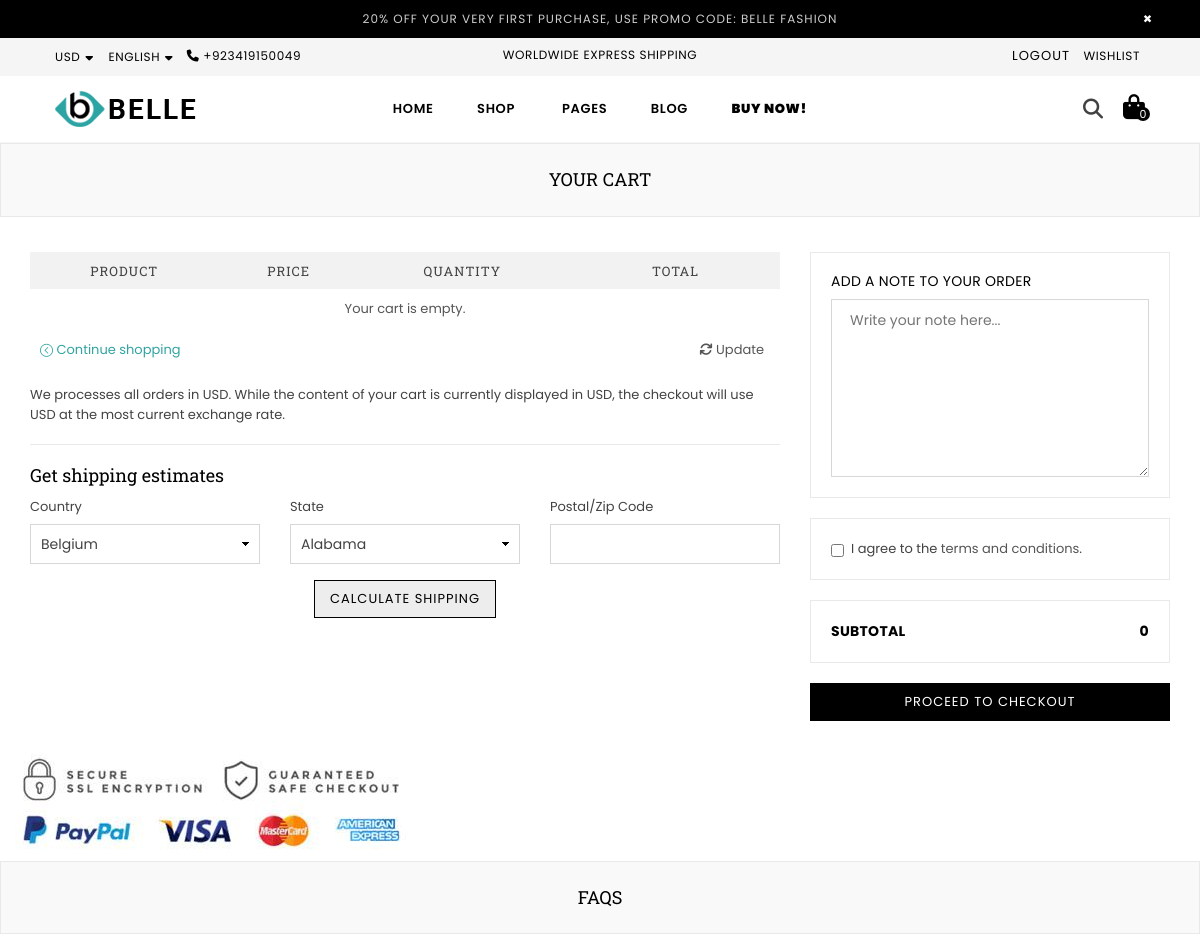
Before: /cart (signed in, upper part) with the older database file.
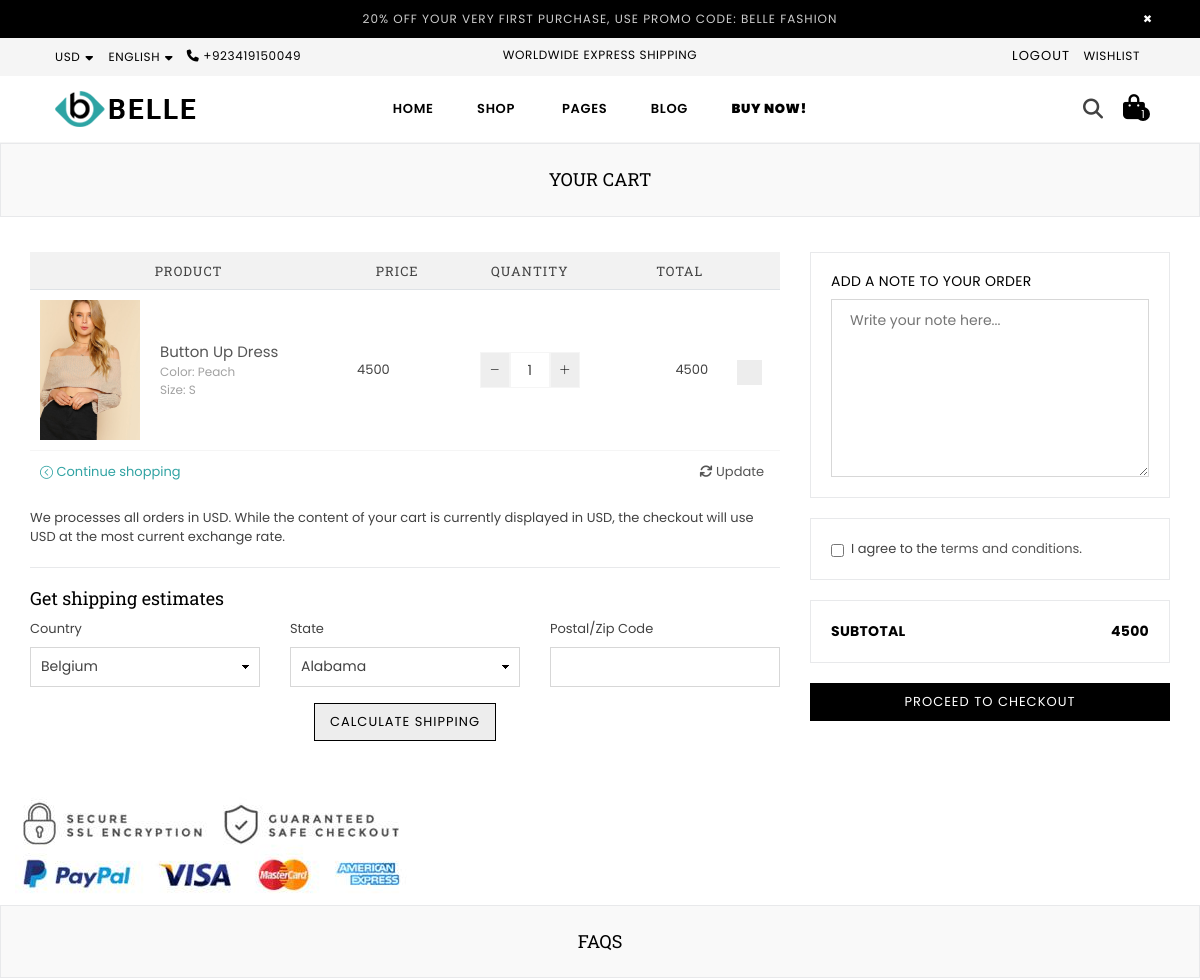
After: the same page with the newer database file.
### app/models.py (models this page shows, shortened)
class CartItem(models.Model):
    user = models.ForeignKey(User, on_delete=models.CASCADE)
    product = models.ForeignKey(Products, on_delete=models.CASCADE)
    color = models.CharField(max_length=100)
    size = models.CharField(max_length=100)
    quantity = models.PositiveIntegerField(default=1)
    note = models.TextField(blank=True, null=True)  # Optional notes for the cart item
    terms_accepted = models.BooleanField(default=False)  # Terms acceptance status
    class Meta:
        constraints = [
            models.UniqueConstraint(fields=['user', 'product', 'color', 'size'], name='unique_cart_item')
        ]

class Products(models.Model):
    name=models.CharField(max_length=100)
    description=models.TextField()
    slug=models.SlugField(max_length=50,unique=True,blank=True)
    in_stock=models.BooleanField()
    stock_quantity=models.IntegerField()
    last_update=models.DateTimeField(auto_now=True)
    sku=models.CharField(max_length=50)
    view_count=models.IntegerField(null=True,blank=True)
    price=models.IntegerField()
    striked_price=models.IntegerField(blank=True,null=True,default=0)
    product_type=models.CharField(max_length=20)
    labels=models.ManyToManyField(Labels,max_length=20)
    wishlist=models.ManyToManyField(User,related_name='wishlist',blank=True)
    collections=models.CharField(max_length=50)
    main_image= models.ImageField(upload_to='products/')  # Shown by default
    hover_image= models.ImageField(upload_to='products/')  # Shown on hover
    tag=models.ManyToManyField('Tag',related_name='products',blank=True)
    sizes = models.ManyToManyField(Size, related_name='products', blank=True)
    color = models.ManyToManyField(Color, related_name='productscolor', blank=True)
    brand=models.ForeignKey(Brand, on_delete=models.CASCADE,related_name='brand',blank=True)
    def __str__(self):
        return self.name
    class Meta:
        verbose_name = "Product"  # Correct singular form
        verbose_name_plural = "Products"  # Correct plural form

### app/views.py (the view, shortened to what this page needs)
# urls.py: path("cart",views.CartView,name="cart"),
def CartView(request):
    cart_items = CartItem.objects.filter(user=request.user)
    for item in cart_items:
        item.subtotal = item.product.price * item.quantity
    total_price = sum(item.subtotal for item in cart_items)
    context = {
        "cart_items": cart_items,
        "total_price": total_price,
    }
    return render(request, "app/cart.html", context)

### app/context_processors.py (called while the page is built)
def minicart_data(request):
    cart_items = []
    cart_total = 0.0
    total_item=0
    if request.user.is_authenticated:  # Ensure the user is logged in
        user_cart = CartItem.objects.filter(user=request.user)  # Adjust based on your cart model
        total_item=CartItem.objects.filter(user=request.user).count()
        cart_items = user_cart
        cart_total = sum(item.product.price * item.quantity for item in user_cart)
    return {
        'cart_items': cart_items,
        'cart_total': cart_total,
        "total_item":total_item
    }

### app/templates/app/cart.html (shortened to what the changed rows need)
{% extends "base.html" %} {% load static %} {% block title %}BELLE | CART {% endblock title %} {% block content %}
<div id="page-content">
  <div class="page section-header text-center">
    <div class="page-title">
      <div class="wrapper"><h1 class="page-width">Your cart</h1></div>
    </div>
  </div>
  <div class="container">
    <div class="row">
      <div class="col-12 col-sm-12 col-md-8 col-lg-8 main-col">
        <form action="#" method="post" class="cart style2">
          <table>
            <thead class="cart__row cart__header">
              <tr>
                <th colspan="2" class="text-center">Product</th>
                <th class="text-center">Price</th>
                <th class="text-center">Quantity</th>
                <th class="text-right">Total</th>
                <th class="action">&nbsp;</th>
              </tr>
            </thead>
            <tbody>
              {% if cart_items %}
              {% for item in cart_items %}
              <tr class="cart__row border-bottom line1 cart-flex border-top" data-item-id="{{ item.id }}">
                  <td class="cart__image-wrapper cart-flex-item">
                      <a href="#">
                          <img class="cart__image" src="{{ item.product.main_image.url }}" alt="{{ item.product.name }}" />
                      </a>
                  </td>
                  <td class="cart__meta small--text-left cart-flex-item">
                      <div class="list-view-item__title">
                          <a href="#">{{ item.product }}</a>
                      </div>
                      <div class="cart__meta-text">
                          Color: {{ item.color }}<br />Size: {{ item.size }}<br />
                      </div>
                  </td>
                  <td class="cart__price-wrapper cart-flex-item">
                      <span class="money">{{ item.product.price }}</span>
                  </td>
                  <td class="cart__update-wrapper cart-flex-item text-right">
                      <div class="cart__qty text-center">
                          <div class="qtyField">
                              <a class="qtyBtn minus" href="javascript:void(0);">
                                  <i class="icon icon-minus"></i>
                              </a>
                              <input
                                  class="cart__qty-input qty"
                                  type="text"
                                  name="updates[]"
                                  value="{{ item.quantity }}"
                                  pattern="[0-9]*"
                              />
                              <a class="qtyBtn plus" href="javascript:void(0);">
                                  <i class="icon icon-plus"></i>
                              </a>
                          </div>
                      </div>
                  </td>
                  <td class="text-right small--hide cart-price">
                      <div id="subtotal-{{ item.id }}"><span class="money">{{ item.subtotal }}</span></div>
                  </td>
                  <td class="text-center small--hide">
                    <a href="{% url 'remove_cart_item' item.id %}" class="btn btn--secondary cart__remove" title="Remove item">
                        <i class="icon icon anm anm-times-l"></i>
                    </a>
                </td>
              </tr>
              {% endfor %}
              {% else %}
              <tr>
                <td colspan="6" class="text-center">
                  <p>Your cart is empty.</p>
                </td>
              {% endif %}
          </tbody>
          </table>
        </form>
      </div>
      <div class="col-12 col-sm-12 col-md-4 col-lg-4 cart__footer">
        <form method="POST" action="{% url 'cart' %}">
            <div class="solid-border mt-3">
                <div class="row">
                    <span
                        class="col-12 col-sm-6 cart__subtotal-title cart__subtotal text-right"
                        id="total-price"
                    >
                        <span class="money">{{ total_price }}</span>
                    </span>
                </div>
            </div>
        </form>
    </div>
        </div>
      </div>
    </div>
  </div>
{% endblock content %}

Changed rows visible on the page:
added CartItem: product.main_image (picture), product "Button Up Dress", color "Peach", size "S", product.price "4500", quantity "1", subtotal "4500"
Other visible differences:
{{ total_item }}: "0" → "1"
{{ total_price }}: "0" → "4500"
text no longer shown: "Your cart is empty."
